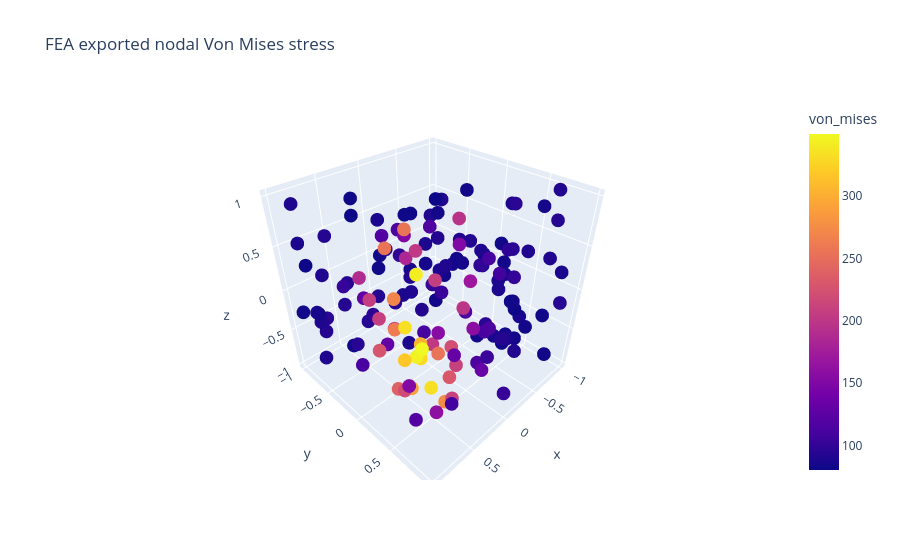

Notebook source saved alongside this figure:
### Markdown cell above
## 9. FEA exported nodal-results post-processing

### Code cell
rng = np.random.default_rng(9)
fea_rows = []
for node in range(1,151):
    x,y,z = rng.uniform(-1,1,3)
    vm = 80 + 260*np.exp(-((x-.55)**2+(y-.35)**2)*5) + rng.uniform(0,15)
    disp = abs(x)*0.08 + abs(y)*0.03
    fea_rows.append({"node_id":node,"x":x,"y":y,"z":z,"displacement":disp,"von_mises":vm})
fea_result = analyze_fea(fea_rows, yield_strength_mpa=276)
display({k:v for k,v in fea_result.items() if k != "mesh"})
fea_df = pd.DataFrame(fea_rows)
if PLOTLY_AVAILABLE:
    fig=px.scatter_3d(fea_df,x="x",y="y",z="z",color="von_mises",title="FEA exported nodal Von Mises stress")
    fig.show()
else:
    fig=plt.figure(figsize=(8,5)); ax=fig.add_subplot(111,projection="3d")
    p=ax.scatter(fea_df.x,fea_df.y,fea_df.z,c=fea_df.von_mises,cmap="inferno"); fig.colorbar(p); plt.show()

### Figure 1 — Plotly figure (JSON) as saved in the notebook; plotly's stock layout.template omitted (floating-point values rounded to 4 significant figures; data arrays with more than 128 entries replaced by an {"elided": "..."} marker saying what was removed)
{"data": [{"hovertemplate": "x=%{x}<br>y=%{y}<br>z=%{z}<br>von_mises=%{marker.color}<extra></extra>", "legendgroup": "", "marker": {"color": {"elided": "150 float values"}, "coloraxis": "coloraxis", "symbol": "circle"}, "mode": "markers", "name": "", "scene": "scene", "showlegend": false, "type": "scatter3d", "x": {"elided": "150 float values"}, "y": {"elided": "150 float values"}, "z": {"elided": "150 float values"}}], "layout": {"coloraxis": {"colorbar": {"title": {"text": "von_mises"}}, "colorscale": [[0.0, "#0d0887"], [0.1111, "#46039f"], [0.2222, "#7201a8"], [0.3333, "#9c179e"], [0.4444, "#bd3786"], [0.5556, "#d8576b"], [0.6667, "#ed7953"], [0.7778, "#fb9f3a"], [0.8889, "#fdca26"], [1.0, "#f0f921"]]}, "legend": {"tracegroupgap": 0}, "scene": {"domain": {"x": [0.0, 1.0], "y": [0.0, 1.0]}, "xaxis": {"title": {"text": "x"}}, "yaxis": {"title": {"text": "y"}}, "zaxis": {"title": {"text": "z"}}}, "title": {"text": "FEA exported nodal Von Mises stress"}}}
